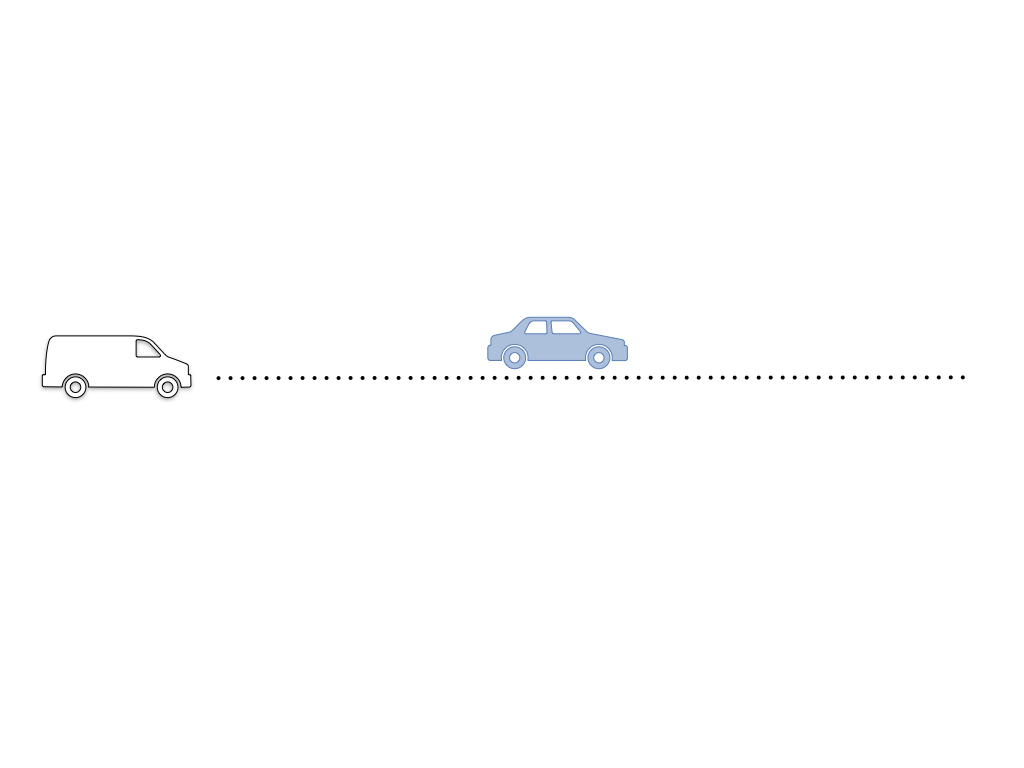
//> input picture img/3.jpeg, 1024 x 768 px
$ ./main ../../../img/3.jpeg   (built with g++ and OpenCV 4)
//> lines starting //> are read from the running program, lines starting //| are printed output that depends on the picture; after the words box and inside, x2 and y2 are one past the last pixel; in counts of white or black regions, pixels touching at a corner belong together
#include <iostream>
#include <vector>
#include <cmath>
#include <unistd.h>
// #include "monitor.h"

// For visualizer
#include <opencv2/opencv.hpp>
#include <opencv2/core.hpp>
#include <opencv2/highgui.hpp>

#include "hybrid_astar.hpp"
#include "monitor.h"

class m_vector2d
{
public:
    double x, y;
};
struct path_color
{
    float r;
    float g;
    float b;
};
double PolyEval(Eigen::VectorXd coeffs, double x)
{
    double result = 0.0;
    for (int i = 0; i < coeffs.size(); i++)
        result += coeffs[i] * pow(x, i);

    return result;
}
Eigen::VectorXd PolyFit(Eigen::VectorXd xvals, Eigen::VectorXd yvals, int order);

int main(int argc, char **argv)
{
    // [6 lines of commented-out code are left out]
    std::string img_count = argv[1];

    cv::Mat obstacle_img;
    // Set Size of Obstacle Image
    int obstacle_img_width = 960;
    int obstacle_img_height = 540;
    // obstacle_img = cv::imread("/home/neubility/path_planning_ws/path_planning/img/" + img_count + ".jpeg");
    obstacle_img = cv::imread("/home/neubility/path_planning_ws/path_planning/img/3.jpeg");
//> obstacle_img is the input picture: 768 rows x 1024 cols, CV_8UC3; mean B, G, R 254.2, 254.1, 253.9
    if (!obstacle_img.data)
    {
        std::cout << "Can't find the image file" << std::endl;
        exit(1);
    }
    cv::resize(obstacle_img, obstacle_img, cv::Size(obstacle_img_width, obstacle_img_height));
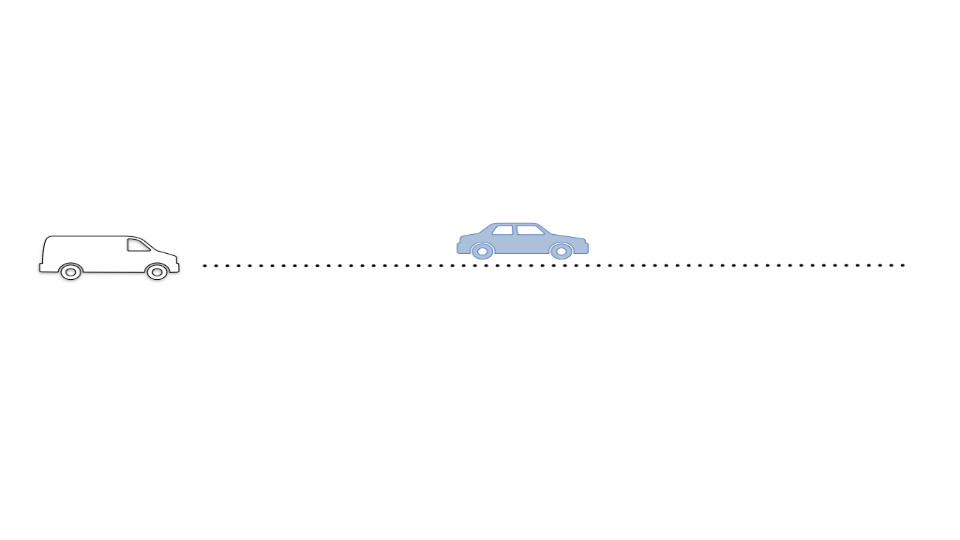
//> obstacle_img: 540 rows x 960 cols, CV_8UC3; mean B, G, R 254.2, 254, 253.9

    // OpenCV Coordinate -> Occupancy Grid Map Coordinate
    // OpenCV와 Astar의 Occuapncy Grid Map의 좌표계가 다르기 때문에 상하반전 작업
    cv::flip(obstacle_img, obstacle_img, 0);
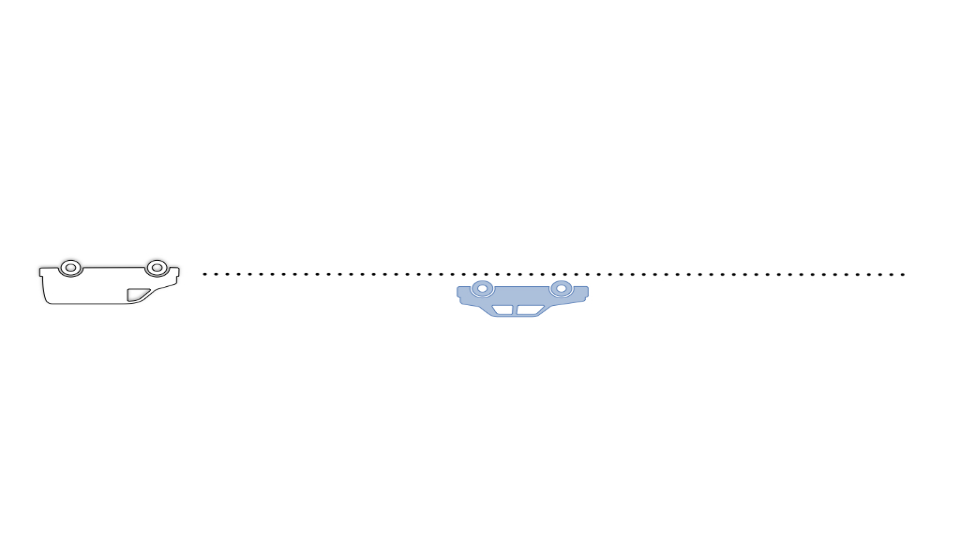
//> obstacle_img: 540 rows x 960 cols, CV_8UC3; 3% of pixels changed, all inside (x1, y1, x2, y2) = (32, 219, 907, 321)

    // Set Result Image to visualize
    cv::Mat result;
    result = obstacle_img.clone();

    std::vector<std::pair<double, double>> waypoints;
    double prev_x_tmp = 0;
    for (int i = 0; i < obstacle_img.cols; i++)
        for (int j = 0; j < obstacle_img.rows; j++)
        {
            double r_tmp = obstacle_img.at<cv::Vec3b>(j, i)[2];
            double g_tmp = obstacle_img.at<cv::Vec3b>(j, i)[1];
            double b_tmp = obstacle_img.at<cv::Vec3b>(j, i)[0];
            if ((r_tmp + g_tmp + b_tmp) <= 20)
            {
                if (i >= 163)
                {
                    if (i - prev_x_tmp > 5)
                    {
                        // std::cout << obstacle_img.at<cv::Vec3b>(j, i) << "\t\t" << i << "\t\t" << j << std::endl;
                        waypoints.push_back(std::make_pair(i + 1000, j + 1000));
                        // cv::circle(result, cv::Point(i, j), 0, cv::Scalar(0,0,255), 5);
                    }
                    prev_x_tmp = i;
                }
            }
        }
//> after the loop, waypoints = 63 pairs, first 12: [1204, 1274], [1215, 1274], [1226, 1274], [1238, 1273], [1249, 1274], [1260, 1274], [1271, 1274], [1283, 1273], [1294, 1274], [1305, 1274], [1316, 1274], [1328, 1274]; prev_x_tmp = 902

    std::vector<std::pair<double, double>> obstacles_tmp;
    for (int i = 0; i < obstacle_img.cols; i++)
        for (int j = 0; j < obstacle_img.rows; j++)
        {
            double r_tmp = obstacle_img.at<cv::Vec3b>(j, i)[2];
            double g_tmp = obstacle_img.at<cv::Vec3b>(j, i)[1];
            double b_tmp = obstacle_img.at<cv::Vec3b>(j, i)[0];
            // if((r_tmp + g_tmp + b_tmp) < 700 & (r_tmp + g_tmp + b_tmp) > 500)
            // if(((r_tmp + g_tmp + b_tmp) >= 400) & ((r_tmp + g_tmp + b_tmp) < 700))
            if ((i + j) % 23 == 0)
                if (b_tmp > 215 & (r_tmp + g_tmp + b_tmp < 590))
                {
                    obstacles_tmp.push_back(std::make_pair(i + 1000, j + 1000));
                    // std::cout << obstacle_img.at<cv::Vec3b>(j, i) << "\t\t" << i << "\t\t" << j << std::endl;
                    // cv::circle(result, cv::Point(i, j), 0, cv::Scalar(0,255,0), 1);
                }
        }
//> after the loop, obstacles_tmp = 91 pairs, first 12: [1461, 1298], [1462, 1297], [1463, 1296], [1464, 1295], [1465, 1294], [1466, 1293], [1467, 1292], [1468, 1291], [1475, 1284], [1476, 1283], [1477, 1305], [1478, 1304]

    std::vector<double> WPs_x_tmp2;
    std::vector<double> WPs_y_tmp2;

    for (int i = 0; i < waypoints.size(); i++)
    {
        WPs_x_tmp2.push_back(waypoints[i].first);
        WPs_y_tmp2.push_back(waypoints[i].second);
    }
//> this loop made 63 passes
//> after the loop, WPs_x_tmp2 = 63 values from 1204 to 1901; WPs_y_tmp2 = 63 values, max 1274 at index 0, min 1273 at index 3, mean 1274
//> (the run ends here: the program needs code that is not available in this run, at `Eigen::Map<Eigen::VectorXd> x_tmp(&WPs_x_tmp2[0], WPs_x_tmp2.size());`)

$ run again, with img/1.jpeg copied over img/3.jpeg
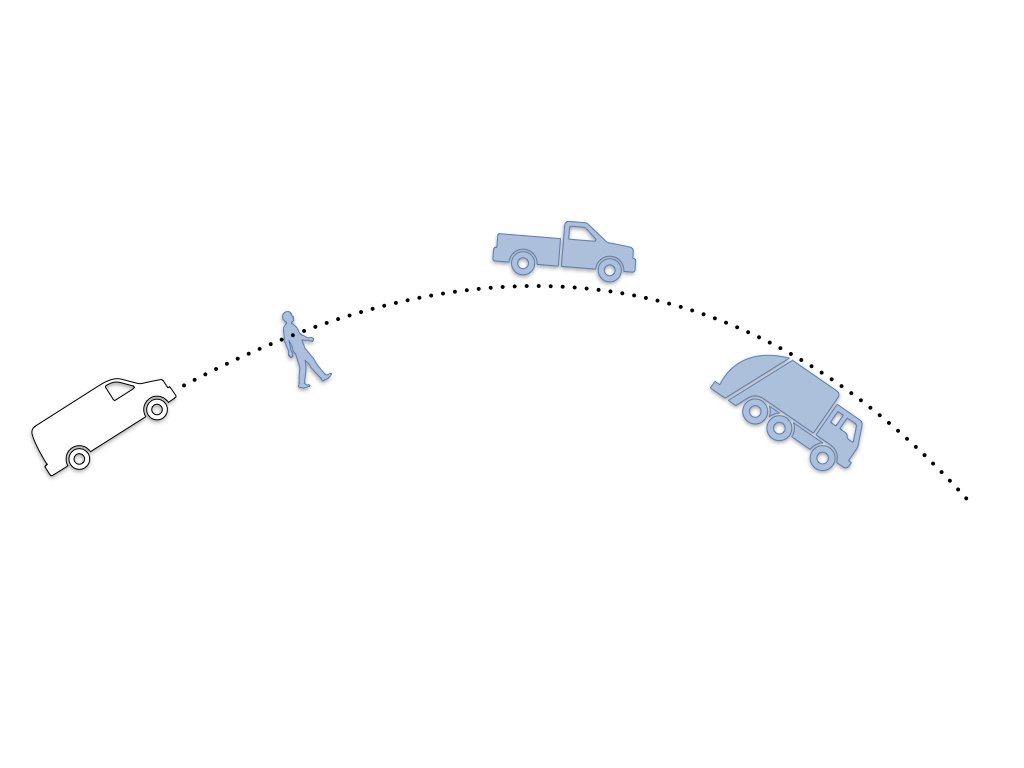
//> input picture img/1.jpeg, 1024 x 768 px
//> obstacle_img is the input picture: 768 rows x 1024 cols, CV_8UC3; mean B, G, R 253.5, 252.9, 252.5
//> `cv::resize(obstacle_img, obstacle_img, cv::Size(obstacle_img_width, ob..`:
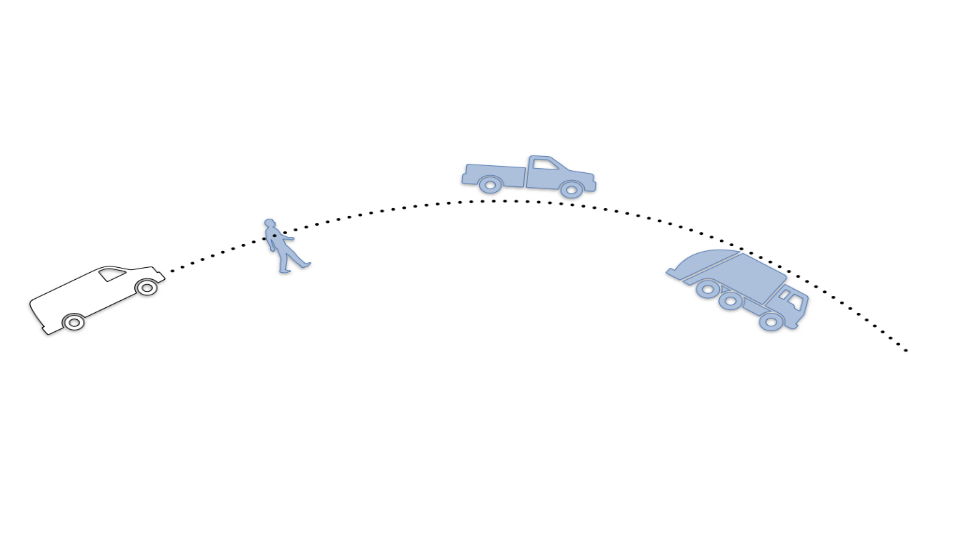
//> obstacle_img: 540 rows x 960 cols, CV_8UC3; mean B, G, R 253.5, 252.9, 252.5
//> `cv::flip(obstacle_img, obstacle_img, 0);`:
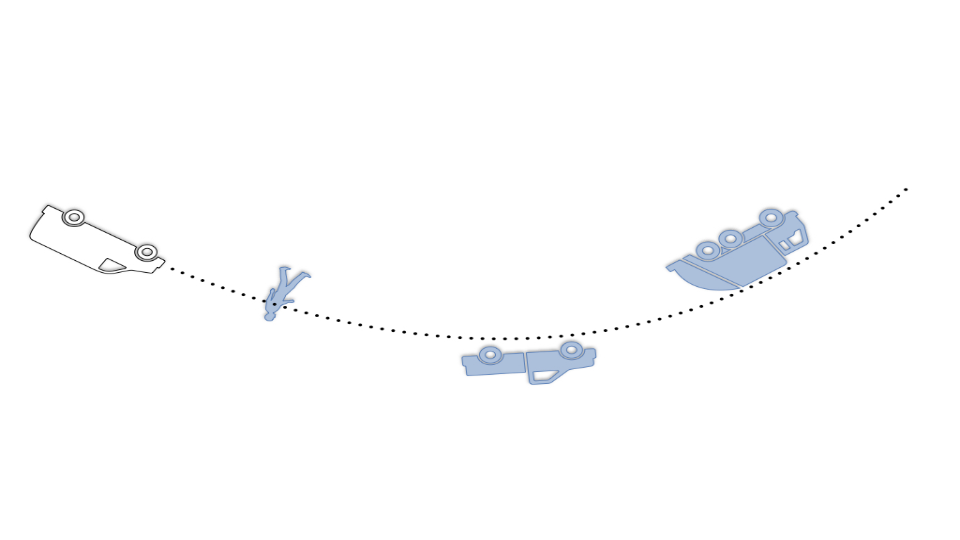
//> obstacle_img: 540 rows x 960 cols, CV_8UC3; 6.22% of pixels changed, all inside (x1, y1, x2, y2) = (22, 152, 912, 388)
//> after the loop `for (int i = 0; i < obstacle_img.cols; i++)`: waypoints = 74 pairs, first 12: [1164, 1260], [1172, 1268], [1181, 1272], [1192, 1276], [1202, 1280], [1212, 1284], [1222, 1287], [1232, 1291], [1242, 1294], [1253, 1297], [1263, 1301], [1273, 1304]; prev_x_tmp = 906
//> after the loop `for (int i = 0; i < obstacle_img.cols; i++)`: obstacles_tmp = 313 pairs, first 12: [1267, 1308], [1268, 1307], [1269, 1306], [1270, 1305], [1271, 1304], [1274, 1301], [1275, 1300], [1276, 1299], [1277, 1298], [1278, 1297], [1279, 1296], [1280, 1295]
//> the loop `for (int i = 0; i < waypoints.size(); i++)` made 74 passes
//> after the loop `for (int i = 0; i < waypoints.size(); i++)`: WPs_x_tmp2 = 74 values from 1164 to 1905; WPs_y_tmp2 = 74 values, max 1338 at index 29, min 1189 at index 73, mean 1296

$ run again, with img/2.jpeg copied over img/3.jpeg
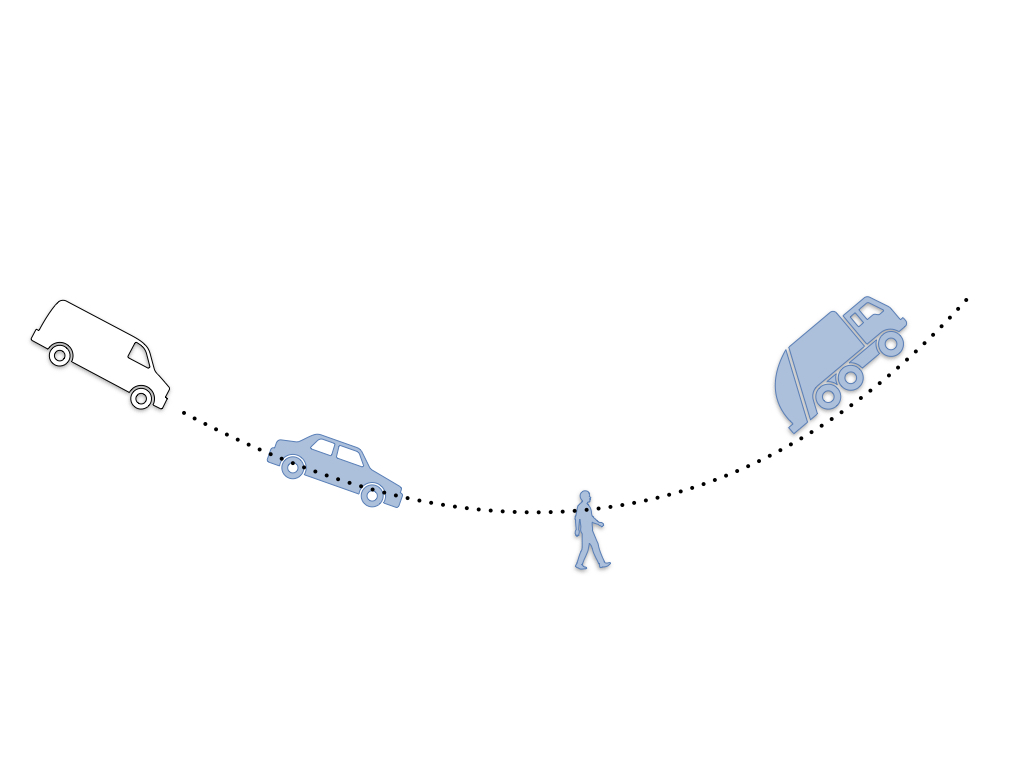
//> input picture img/2.jpeg, 1024 x 768 px
//> obstacle_img is the input picture: 768 rows x 1024 cols, CV_8UC3; mean B, G, R 253.6, 253, 252.6
//> `cv::resize(obstacle_img, obstacle_img, cv::Size(obstacle_img_width, ob..`:
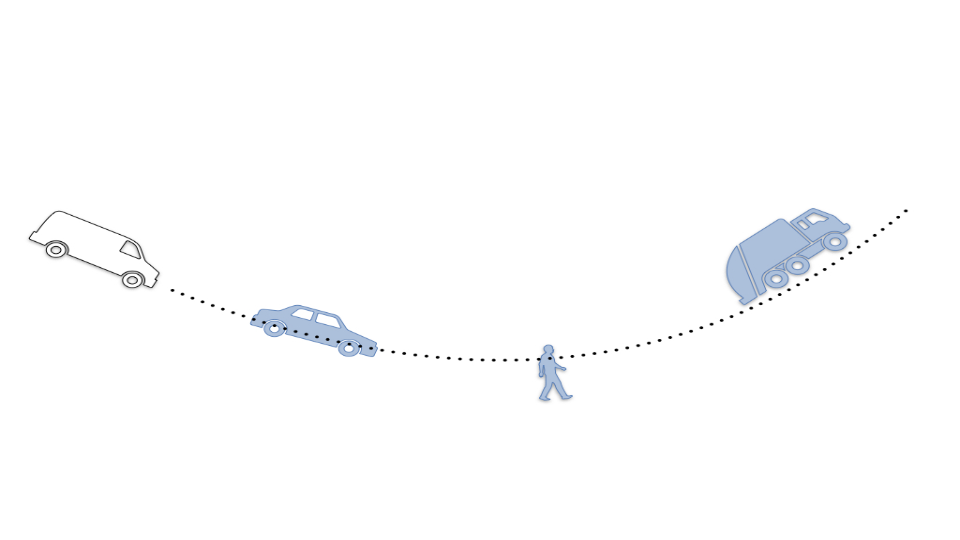
//> obstacle_img: 540 rows x 960 cols, CV_8UC3; mean B, G, R 253.6, 253, 252.6
//> `cv::flip(obstacle_img, obstacle_img, 0);`:
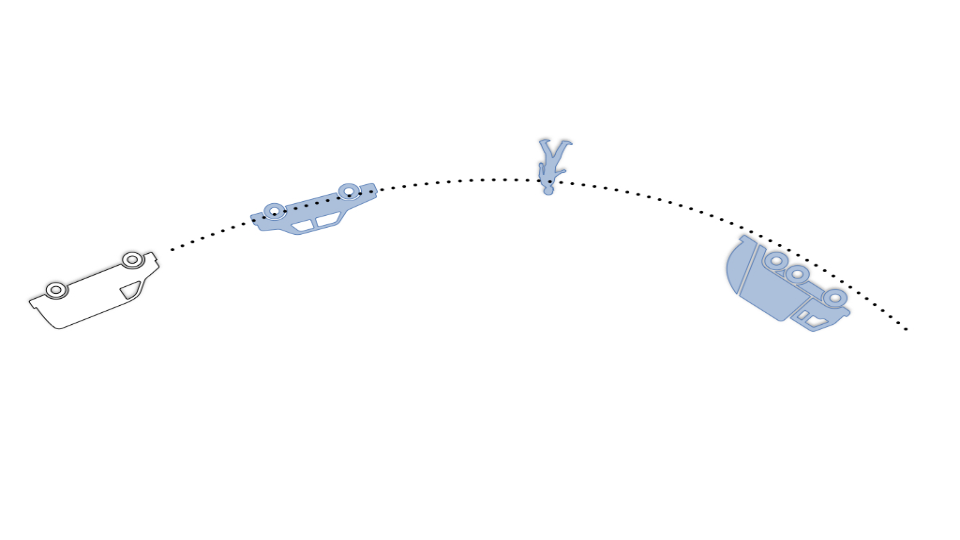
//> obstacle_img: 540 rows x 960 cols, CV_8UC3; 5.71% of pixels changed, all inside (x1, y1, x2, y2) = (23, 135, 914, 405)
//> after the loop `for (int i = 0; i < obstacle_img.cols; i++)`: waypoints = 73 pairs, first 12: [1172, 1249], [1181, 1245], [1192, 1241], [1202, 1237], [1211, 1234], [1222, 1230], [1232, 1227], [1243, 1223], [1253, 1220], [1263, 1217], [1273, 1214], [1284, 1211]; prev_x_tmp = 905
//> after the loop `for (int i = 0; i < obstacle_img.cols; i++)`: obstacles_tmp = 288 pairs, first 12: [1259, 1224], [1260, 1223], [1261, 1222], [1262, 1221], [1263, 1220], [1268, 1215], [1269, 1214], [1277, 1206], [1278, 1205], [1279, 1227], [1280, 1226], [1281, 1225]
//> the loop `for (int i = 0; i < waypoints.size(); i++)` made 73 passes
//> after the loop `for (int i = 0; i < waypoints.size(); i++)`: WPs_x_tmp2 = 73 values from 1172 to 1905; WPs_y_tmp2 = 73 values, max 1329 at index 72, min 1179 at index 30, mean 1220.8
